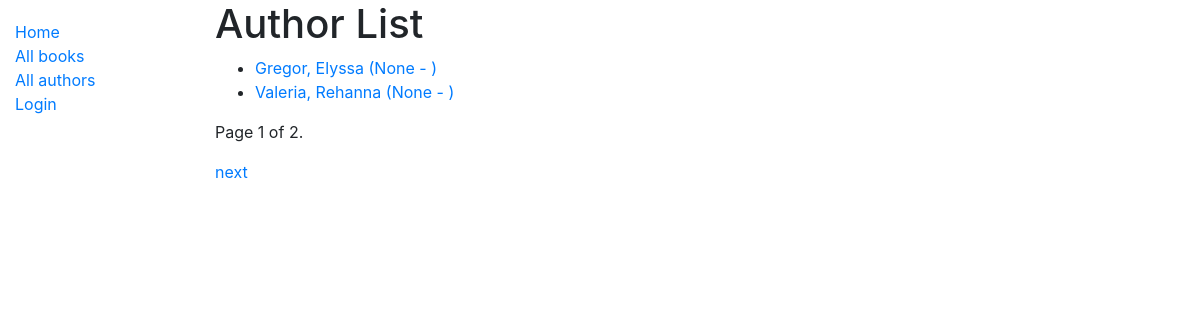
Screenshot of /catalog/authors/ with the database file from the repository.
### catalog/models.py (models this page shows)
class Author(models.Model):
    first_name = models.CharField(max_length=100)
    last_name = models.CharField(max_length=100)
    date_of_birth = models.DateField(null=True, blank=True)
    date_of_death = models.DateField('Died', null=True, blank=True)
    class Meta:
        ordering = ['last_name', 'first_name']
        permissions = (("can_mark_returned", "Set book as returned"),)
    def get_absolute_url(self):
        return reverse('author-detail', args=[str(self.id)])
    def __str__(self):
        return '{0}, {1}'.format(self.last_name, self.first_name)

### catalog/views.py (the view)
# urls.py: path('authors/', views.AuthorListView.as_view(), name='authors'),
class AuthorListView(generic.ListView):
    model = Author
    paginate_by = 2

### catalog/templates/catalog/author_list.html
{% extends "base_generic.html" %}
{% block content %}
  <h1>Author List</h1>
  {% if author_list %}
   <ul>
  {% for author in author_list %}
    <li>
      <a href="{{ author.get_absolute_url }}"> {{ author }} ({{author.date_of_birth}} - {% if author.date_of_death %}{{author.date_of_death}}{% endif %}) </a>
    </li>
  {% endfor %}
 </ul>
{% else %}
  <p>There are no authors in this library.</p>
{% endif %}
{% endblock %}

### rows the page displays
Author: last_name+first_name "Gregor, Elyssa", date_of_birth "None"
Author: last_name+first_name "Valeria, Rehanna", date_of_birth "None"

### other values shown
{{ page_obj.number }} "1"
{{ page_obj.paginator.num_pages }} "2"
